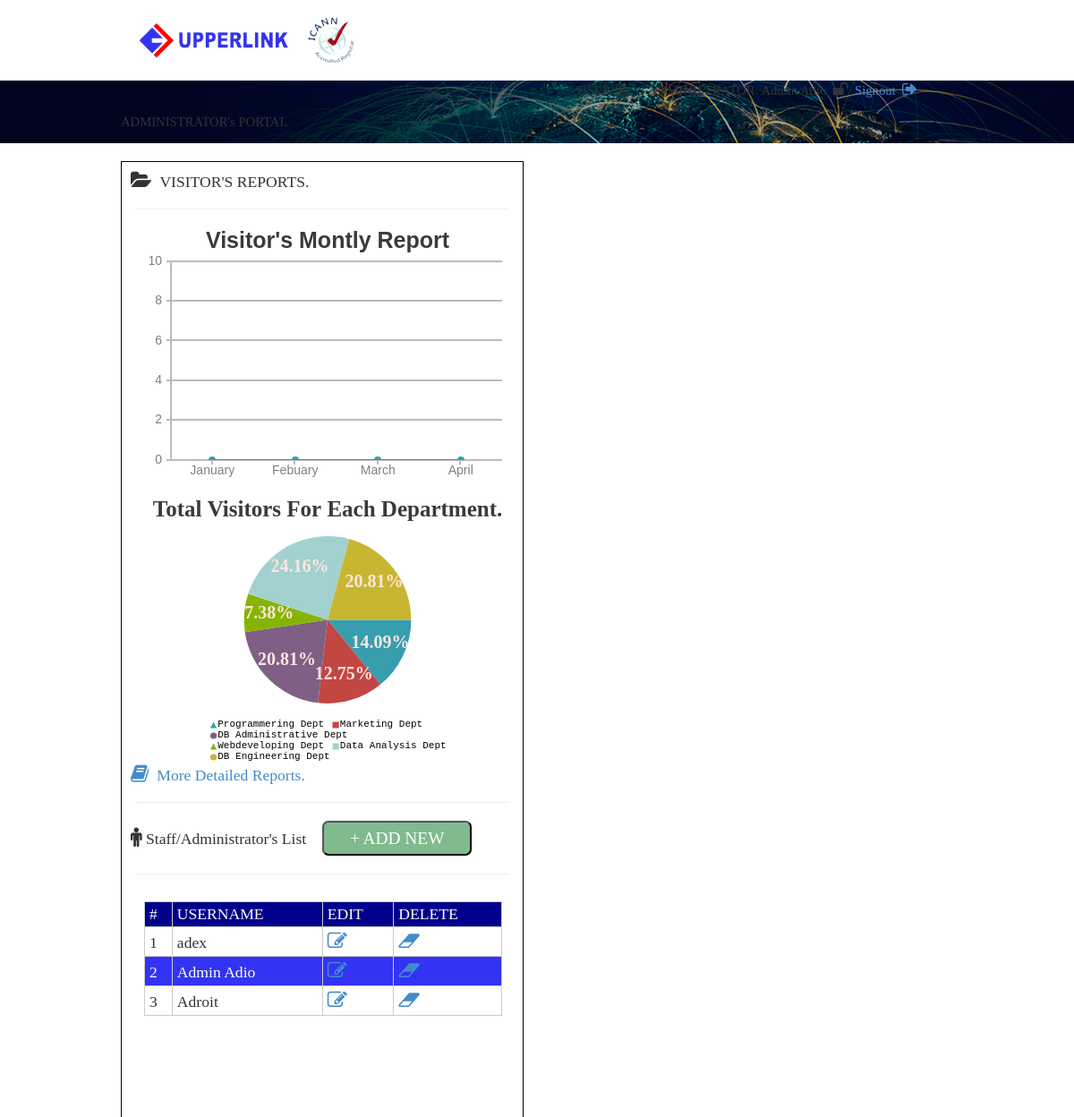
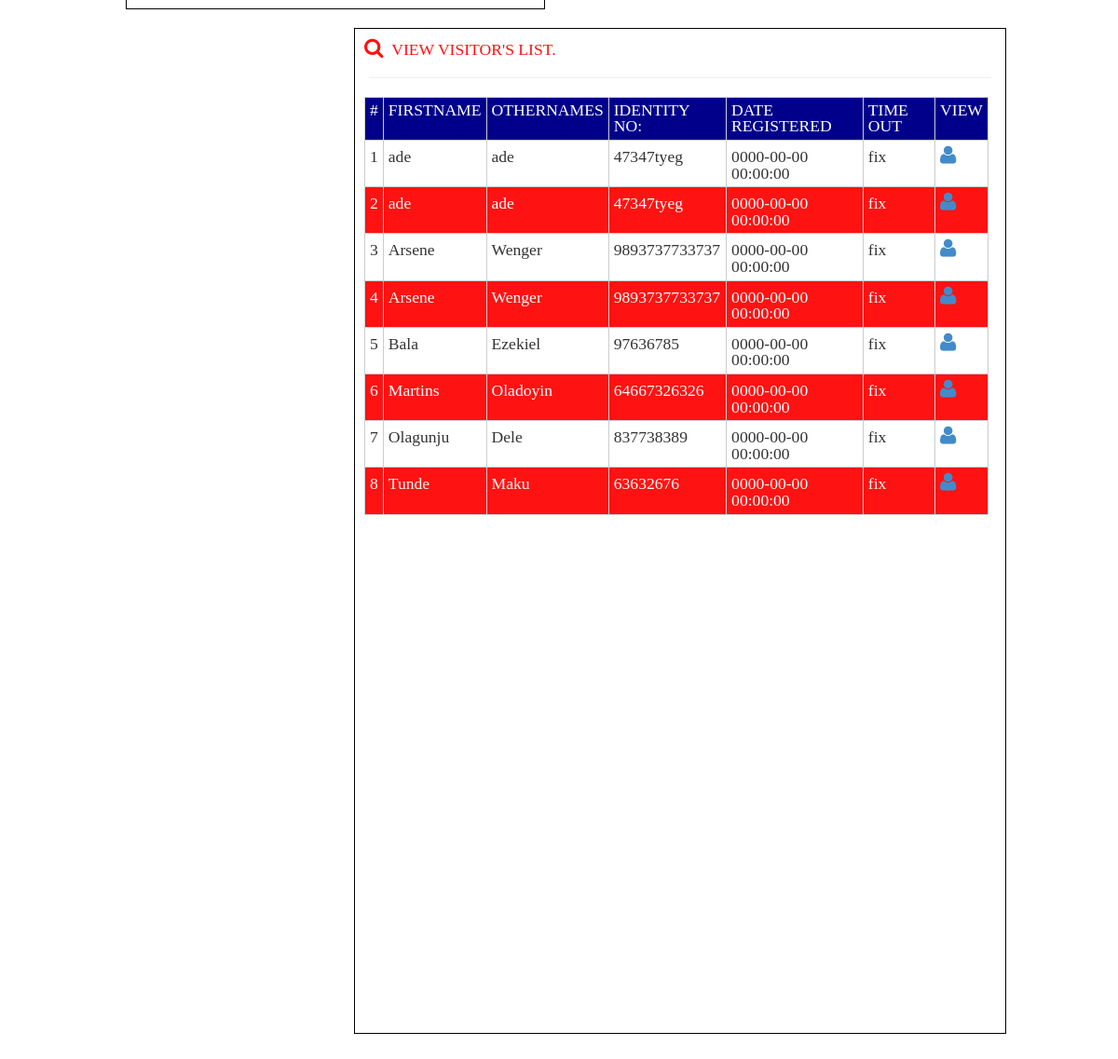
Page /admin/partials/adpanel.php (signed in) on the committed database (2 pictures, top to bottom).
### tables this page shows
CREATE TABLE IF NOT EXISTS `tbl_staffs` (
  `staffs_id` int(9) NOT NULL AUTO_INCREMENT,
  `job_id` int(3) NOT NULL,
  `fname` varchar(50) NOT NULL,
  `mname` varchar(50) NOT NULL,
  `lname` varchar(50) NOT NULL,
  `email` varchar(20) NOT NULL,
  `password` varchar(15) NOT NULL,
  `uname` varchar(15) NOT NULL,
  `phone` varchar(15) NOT NULL,
  `address` varchar(15) NOT NULL,
  `state_origin` varchar(15) NOT NULL,
  `lga` varchar(20) NOT NULL,
  `admin_stat` tinyint(1) NOT NULL,
  PRIMARY KEY (`staffs_id`),
  KEY `post_id` (`job_id`),
  KEY `admin_stat` (`admin_stat`)
);

CREATE TABLE IF NOT EXISTS `tbl_visitors` (
  `visitors_id` int(9) NOT NULL AUTO_INCREMENT,
  `visitors_fname` varchar(20) NOT NULL,
  `visitors_oname` varchar(20) NOT NULL,
  `visitors_email` varchar(20) NOT NULL,
  `visitors_address` varchar(50) NOT NULL,
  `visitors_contact` varchar(12) NOT NULL,
  `visitors_state` varchar(15) NOT NULL,
  `visitors_identity` varchar(20) NOT NULL,
  `visit_purpose` varchar(50) NOT NULL,
  `staffs_id` int(9) NOT NULL,
  `visitors_pic` varchar(50) NOT NULL,
  `visitors_timein` datetime NOT NULL,
  `visitors_timeout` time NOT NULL,
  `reg_by` int(9) NOT NULL,
  PRIMARY KEY (`visitors_id`),
  KEY `staffs_id` (`staffs_id`),
  KEY `reg_by` (`reg_by`)
);

### admin/connections/init.php (called while the page is built, shortened)
<?php
function get_username() {
	return $_SESSION['collect']['uname'];
}
function get_enroll() {
	return $_SESSION['collect']['staffs_id'];
}
?>

### admin/partials/adpanel.php (the view, shortened to what this page needs)
<?php
	require('../connections/init.php');
	if(!check_login())
	header('location: ../index.php?msg=You Are Welcome!');
else{
	$username = get_username();
	$enroll = get_enroll();
}
?>
<html>
<head>
	<link rel="stylesheet" type="text/css" href="../styles/styles.css">
	<link rel="stylesheet" type="text/css" href="../styles/bootstrap.min.css">
</head>
<body>
	<div class="banner">
		<div class="container">
			<div class="placeholder">
				<div id="himage">
					<img src="../images/logo.png" alt="Upperlink Logo">
				</div>
				<div id="menus">
					<ul>
						<li>USER ID:&nbsp; <?php echo $enroll;?></li>
						<li>ADMINISTRATOR: <?php echo $username;?>&nbsp;&nbsp;<span class="fa fa-unlock"></span>&nbsp;&nbsp;<a href="logout.php">Signout&nbsp;&nbsp;<span class="fa fa-sign-out"></a></li>
					</ul>
				</div>
			</div>
		</div>
	</div>
	<div class="advert">
		<div class="container">
			<h2><span class="txt">ADMINISTRATOR's PORTAL</span></h2>
		</div>
	</div>
	<div class="container">
			<div class="stf">
				<span class="fa fa-folder-open"></span>&nbsp;&nbsp;VISITOR'S REPORTS.
				<hr>
				<div class="container">
					<div id="chartContainer" style="height: 300px; width: 410px;"></div>
				</div>
				<div class="container">
					<div id="chartContainer2" style="height: 300px; width: 410px;"></div>
				</div>
				<h6><a href="details.php"><span class="fa fa-book"></span>&nbsp;&nbsp;More Detailed Reports.</a></h6>
				<hr>
				<span class="fa fa-male"></span>&nbsp;Staff/Administrator's List
				&nbsp;&nbsp;
				<button class="button" onclick="window.location='addstaff.php';">+ ADD NEW</button><hr>
				<div class="container">
					<div id = "hol">
					<?php
						$query = "select * from tbl_staffs order by fname";
						$result = mysql_query($query);
						if (mysql_num_rows($result) == 0) {
							echo "Not In The Database, Pls Try Inserting Data.";
						}
						else{
							echo "<table class='new'>
								<tr class='na'>
									<th class='le'>#</th>
									<th class='le'>USERNAME</th>
									<th class='le'>EDIT</th>
									<th class='le'>DELETE</th>
								</tr>";
							$count = 0;
							while ($exam= mysql_fetch_assoc($result)) {
								$count++;
								if ($count % 2 == 0) {
									echo "<tr class=\"na\">";
								}
								else{
									echo "<tr class='ne'>";
								}
								echo "<td class='ga'>".$count."</td>"."<td class='ga'>".$exam['uname']."</td>"."<td class='ga'><a href='../oop/control.php?linking_id=".$exam['staffs_id']."'><span class=\"fa fa-edit\"></a></span></td>"."<td class='ga'><a href='../oop/control.php?linking_id=".$exam['staffs_id']."'><span class=\"fa fa-eraser\"></a></span></td>"."</tr>";
							}
							echo "</table";
						}
					?>
				</div>
				</div>
			</div>
		</div>
			<div class="container">
				<div class="vst">
					<span class="fa fa-search"></span>&nbsp;&nbsp;VIEW VISITOR'S LIST.<hr>
						<?php
							$query = "select * from tbl_visitors order by visitors_fname";
							$result = mysql_query($query);
							if (mysql_num_rows($result) == 0) {
								echo "Not In The Database, Pls Try Inserting Data.";
							}
							else{
								echo "<table class='newa'>
									<tr class='naa'>
										<th class='le'>#</th>
										<th class='le'>FIRSTNAME</th>
										<th class='le'>OTHERNAMES</th>
										<th class='le'>IDENTITY NO:</th>
										<th class='le'>DATE REGISTERED</th>
										<th class='le'>TIME OUT</th>
										<th class='le'>VIEW</th>
									</tr>";
								$count = 0;
								while ($exam= mysql_fetch_assoc($result)) {
									$count++;
									if ($count % 2 == 0) {
										echo "<tr class=\"naa\">";
									}
									else{
										echo "<tr class='nea'>";
									}
									echo "<td class='gaa'>".$count."</td>"."<td class='gaa'>".$exam['visitors_fname']."</td>"."<td class='gaa'>".$exam['visitors_oname']."</td>"."<td class='gaa'>".$exam['visitors_identity']."</td>"."<td class='gaa'>".$exam['visitors_timein']."</td>"."<td class='gaa'>"."fix"."</td>"."<td class='gaa'><a href='panel.php?linking_id=".$exam['visitors_id']."'><span class=\"fa fa-user\"></a></span></td>"."</tr>";
								}
								echo "</table";
							}
						?>
				</div>
			</div>
	</div>
	<script type="text/javascript">
			$(function () {
				var a = <?php echo $_SESSION['collect']['jan'] ?>;
				var b = <?php echo $_SESSION['collect']['feb'] ?>;
				var c = <?php echo $_SESSION['collect']['mar'] ?>;
				var d = <?php echo $_SESSION['collect']['april'] ?>;
				//Better to construct options first and then pass it as a parameter
				var options = {
					title: {
						text: "Visitor's Montly Report"
					},
			                animationEnabled: true,
					data: [
					{
						type: "spline", //change it to line, area, column, pie, etc
						dataPoints: [
							{ label: "January", y: a },
							{ label: "Febuary", y: b },
							{ label: "March", y: c },
							{ label: "April", y: d },
						]
					}
					]
				};
				$("#chartContainer").CanvasJSChart(options);
			});
			window.onload = function () {
	var chart = new CanvasJS.Chart("chartContainer2",
	{
		title:{
			text: "Total Visitors For Each Department.",
			fontFamily: "arial black"
		},
                animationEnabled: true,
		legend: {
			verticalAlign: "bottom",
			horizontalAlign: "center"
		},
		theme: "theme1",
		data: [
		{
			type: "pie",
			indexLabelFontFamily: "Garamond",
			indexLabelFontSize: 20,
			indexLabelFontWeight: "bold",
			startAngle:0,
			indexLabelFontColor: "MistyRose",
			indexLabelLineColor: "darkgrey",
			indexLabelPlacement: "inside",
			toolTipContent: "{name}: {y}visitors",
			showInLegend: true,
			indexLabel: "#percent%",
			dataPoints: [
				{  y: 42, name: "Programmering Dept", legendMarkerType: "triangle"},
				{  y: 38, name: "Marketing Dept", legendMarkerType: "square"},
				{  y: 62, name: "DB Administrative Dept", legendMarkerType: "circle"},
				{  y: 22, name: "Webdeveloping Dept", legendMarkerType: "triangle"},
				{  y: 72, name: "Data Analysis Dept", legendMarkerType: "square"},
				{  y: 62, name: "DB Engineering Dept", legendMarkerType: "circle"}
			]
		}
		]
	});
	chart.render();
}
		</script>
</body>
</html>

### admin/styles/styles.css (style rules this page uses)
.banner { height: 90px; width: auto; }
body { font-family: sans-serif; }
.placeholder { padding: 20px; }
#himage { width: 300px; float: left; }
#menus { width: 800px; float: right; padding: 20px; text-align: right; }
li { list-style: none; display: inline; margin: 0 10px 0 0; }
.advert { background: url(../images/header.png); height: 70px; width: auto; }
.vst { float: right; width: 700px; height: 1080px; overflow: auto; padding: 10px; border: 1px solid #000; margin: 20px 0 30px 0; color: #ff1212; font-size: 1.2em; }
hr { margin: 5px; }
h6 { font-size: 0.1em; }
.stf { float: left; width: 450px; height: auto; padding: 10px; border: 1px solid #000; margin: 20px 0 0 0; font-size: 1.2em; }
#hol { width: 400px; height: 250px; overflow: auto; }
table.new { border: 1px solid #cccccc; margin: 10px 0 0 0; width: 400px; }
table.newa { width: 670px; border: 1px solid #cccccc; margin: 10px 0 0 0; }
tr.naa { padding: 5px; border: 1px solid #000; background: #ff1212; color: #ffffff; }
tr.na { padding: 5px; border: 1px solid #000; background: #3333f3; color: #ffffff; }
td.gaa { border: 1px solid #cccccc; padding: 5px; }
td.ga { border: 1px solid #cccccc; padding: 5px; }
th.le { border: 1px solid #cccccc; padding: 5px; color: #ffffff; background: darkblue; }

### admin/partials/css/style.css (style rules this page uses)
.button { position: relative; display: inline-block; background: #80BA8E; padding: 0.4em 1.5em; text-decoration: none !important; font-size: 1.1em; font-weight: 250; color: #FFF !important; -moz-transition: color 0.35s ease-in-out, background-color 0.35s ease-in-out; -webkit-transition: color 0.35s ease-in-out, background-color 0.35s ease-in-out; -o-transition: color 0.35s ease-in-out, background-color 0.35s ease-in-out; -ms-transition: color 0.35s ease-in-out, background-color 0.35s ease-in-out; transition: color 0.35s ease-in-out, background-color 0.35s ease-in-out; text-align: center; border-radius: 0.35em; }
.fa { text-decoration: none; }
.fa:before { display:inline-block; font-family: FontAwesome; font-size: 1.25em; text-decoration: none; font-style: normal; font-weight: normal; line-height: 1; -webkit-font-smoothing:antialiased; -moz-osx-font-smoothing:grayscale; }
.fa-search:before { content:"\f002" }
.fa-user:before { content:"\f007" }
.fa-book:before { content:"\f02d" }
.fa-edit:before,.fa-pencil-square-o:before { content:"\f044" }
.fa-folder-open:before { content:"\f07c" }
.fa-sign-out:before { content:"\f08b" }
.fa-unlock:before { content:"\f09c" }
.fa-eraser:before { content:"\f12d" }
.fa-male:before { content:"\f183" }

### admin/partials/css/style-1000px.css (style rules this page uses)
body,input,textarea,select { font-size: 11pt; }

### rows in the picture
tbl_staffs: uname "adex"
tbl_staffs: uname "Admin Adio"
tbl_staffs: uname "Adroit"
tbl_visitors: visitors_fname "ade", visitors_oname "ade", visitors_identity "47347tyeg", visitors_timein "0000-00-00 00:00:00"
tbl_visitors: visitors_fname "ade", visitors_oname "ade", visitors_identity "47347tyeg", visitors_timein "0000-00-00 00:00:00"
tbl_visitors: visitors_fname "Arsene", visitors_oname "Wenger", visitors_identity "9893737733737", visitors_timein "0000-00-00 00:00:00"
tbl_visitors: visitors_fname "Arsene", visitors_oname "Wenger", visitors_identity "9893737733737", visitors_timein "0000-00-00 00:00:00"
tbl_visitors: visitors_fname "Bala", visitors_oname "Ezekiel", visitors_identity "97636785", visitors_timein "0000-00-00 00:00:00"
tbl_visitors: visitors_fname "Martins", visitors_oname "Oladoyin", visitors_identity "64667326326", visitors_timein "0000-00-00 00:00:00"
tbl_visitors: visitors_fname "Olagunju", visitors_oname "Dele", visitors_identity "837738389", visitors_timein "0000-00-00 00:00:00"
tbl_visitors: visitors_fname "Tunde", visitors_oname "Maku", visitors_identity "63632676", visitors_timein "0000-00-00 00:00:00"

### other values in the picture
$enroll "3"
$username "Admin Adio"
chart data {{ $_SESSION['collect']['jan'] }} 0
chart data {{ $_SESSION['collect']['feb'] }} 0
chart data {{ $_SESSION['collect']['mar'] }} 0
chart data {{ $_SESSION['collect']['april'] }} 0
